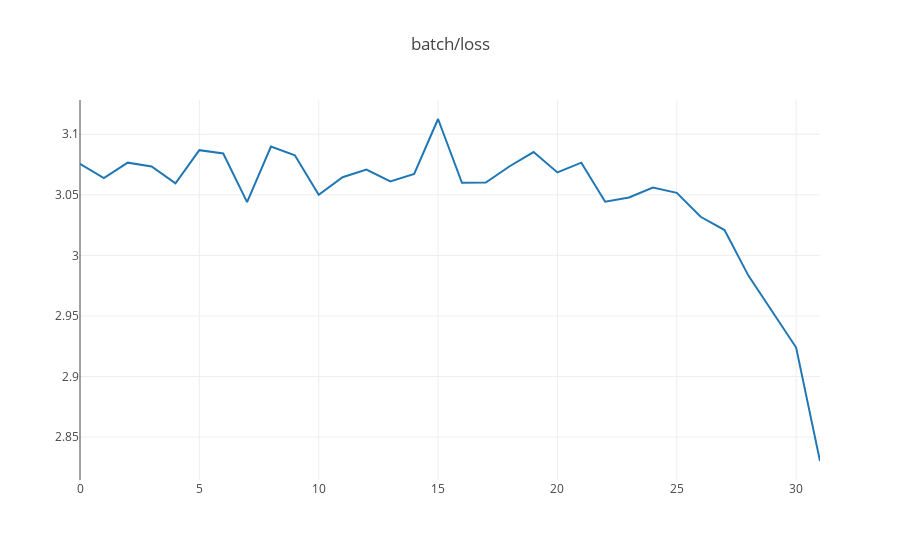
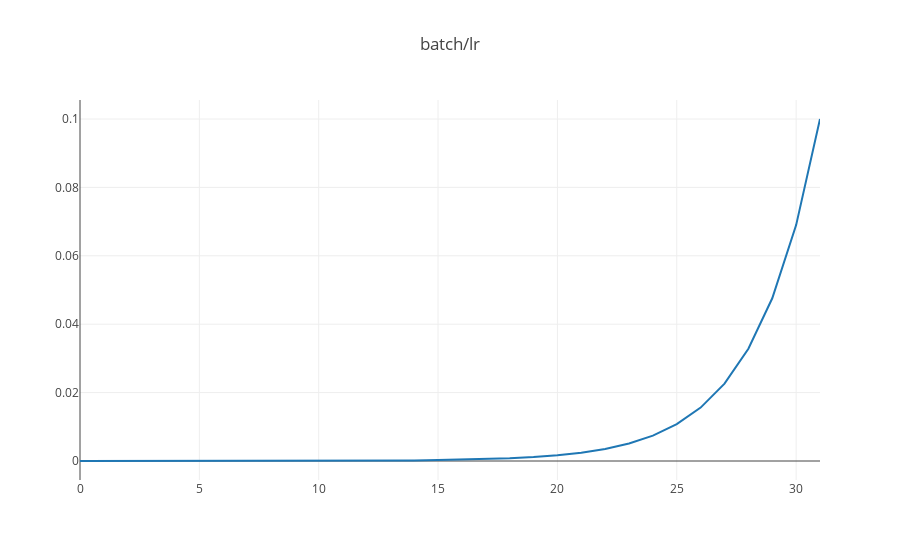

Write notebook code for charts like these, in order.
### Code cell
keker.plot_kek_lr(logdir="logdir_stage01_lr")

### Figure 1 — Plotly figure (JSON) as saved in the notebook; plotly's stock layout.template omitted (floating-point values rounded to 4 significant figures)
{"data": [{"name": "train/batch/loss", "type": "scatter", "uid": "7f43a463-fc12-4209-90d1-a4ae96649e74", "x": [0, 1, 2, 3, 4, 5, 6, 7, 8, 9, 10, 11, 12, 13, 14, 15, 16, 17, 18, 19, 20, 21, 22, 23, 24, 25, 26, 27, 28, 29, 30, 31], "y": [3.076, 3.064, 3.077, 3.073, 3.059, 3.087, 3.084, 3.044, 3.09, 3.083, 3.05, 3.065, 3.071, 3.061, 3.067, 3.113, 3.06, 3.06, 3.074, 3.085, 3.069, 3.077, 3.044, 3.048, 3.056, 3.052, 3.032, 3.021, 2.983, 2.954, 2.924, 2.83]}], "layout": {"title": {"text": "batch/loss"}, "yaxis": {"hoverformat": ".6f"}}}

### Figure 2 — Plotly figure (JSON) as saved in the notebook; plotly's stock layout.template omitted (floating-point values rounded to 4 significant figures)
{"data": [{"name": "train/batch/lr", "type": "scatter", "uid": "3b0a237a-7dc6-4993-8a0a-2be46d7f9184", "x": [0, 1, 2, 3, 4, 5, 6, 7, 8, 9, 10, 11, 12, 13, 14, 15, 16, 17, 18, 19, 20, 21, 22, 23, 24, 25, 26, 27, 28, 29, 30, 31], "y": [1e-06, 1.45e-06, 2.102e-06, 3.047e-06, 4.417e-06, 6.404e-06, 9.284e-06, 1.346e-05, 1.951e-05, 2.829e-05, 4.101e-05, 5.946e-05, 8.62e-05, 0.000125, 0.0001812, 0.0002626, 0.0003808, 0.000552, 0.0008003, 0.00116, 0.001682, 0.002438, 0.003535, 0.005125, 0.00743, 0.01077, 0.01562, 0.02264, 0.03282, 0.04758, 0.06898, 0.1]}], "layout": {"title": {"text": "batch/lr"}, "yaxis": {"hoverformat": ".6f"}}}
